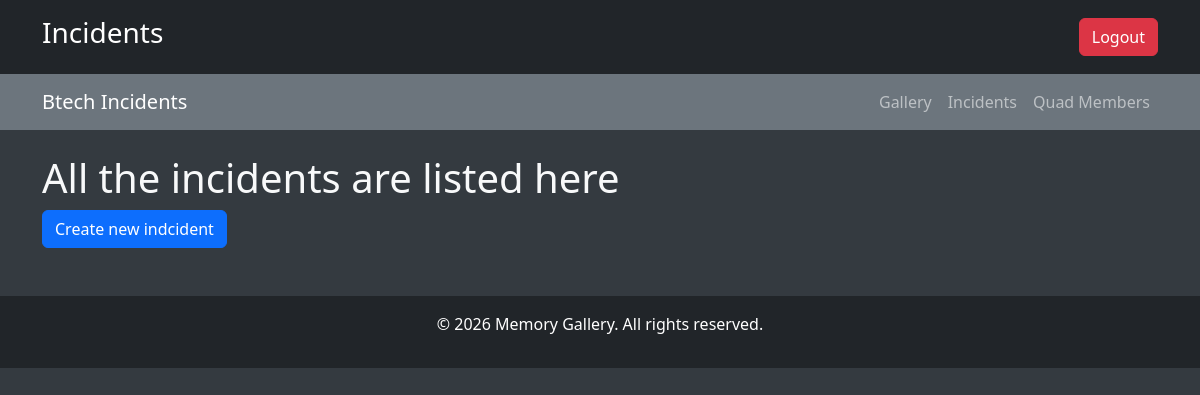
/Incidents/ (signed in), run on an earlier commit of the app's database.
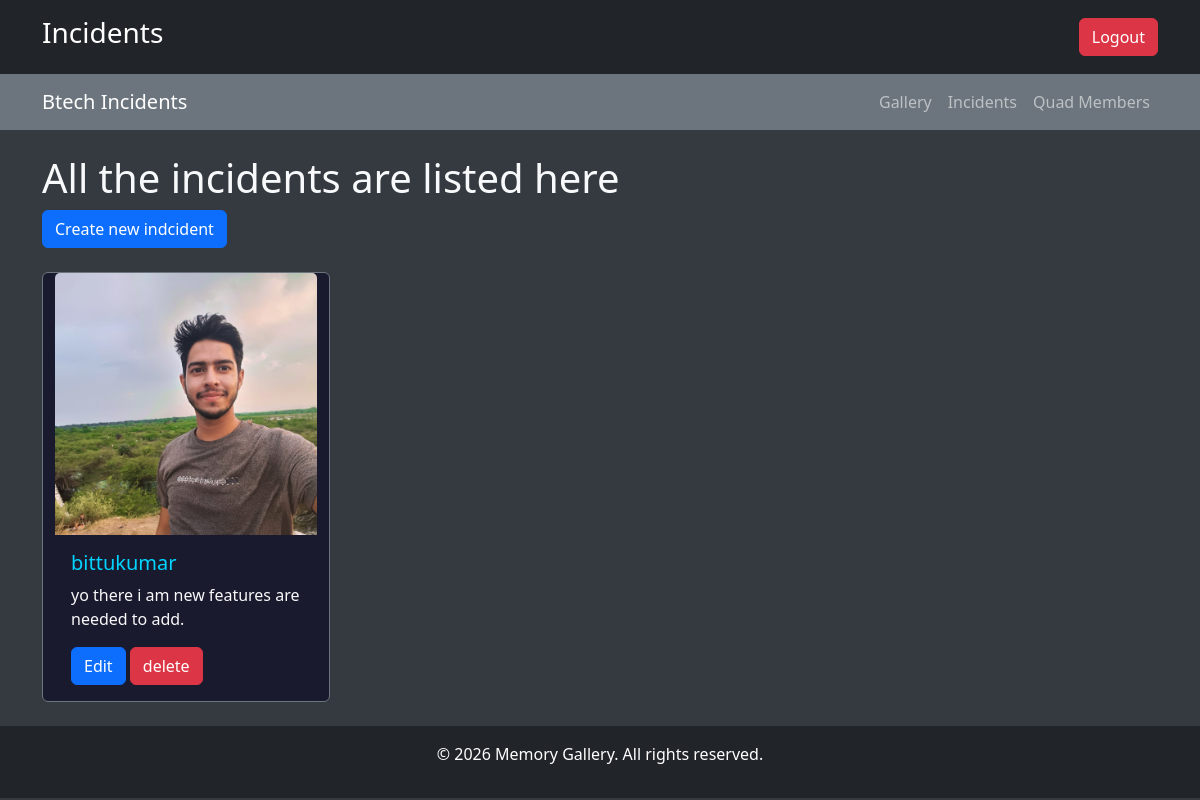
And on a later commit of the database.
### Incidents/models.py (models this page shows)
class Incident(models.Model):
    user=models.ForeignKey(User, on_delete=models.CASCADE)
    text=models.TextField(max_length=500)
    photo=models.ImageField(upload_to='photos/',blank=True,null=True)
    created_at=models.DateTimeField(auto_now_add=True)
    update_at=models.DateTimeField(auto_now=True)

### Incidents/views.py (the view)
# urls.py: path('',views.IncidentSeenHere,name='IncidentSeenHere'),
@login_required
def IncidentSeenHere(request):
    incidents=Incident.objects.all().order_by('-created_at')
    return render(request,'IncidentList.html',{'incidents':incidents})

### Incidents/templates/IncidentList.html (shortened to what this page needs)
{% extends "incidentLayout.html" %}
{% load static %}
{% block content %}
<h1>All the incidents are listed here</h1>
<a class="btn btn-primary mb-4" href="{% url 'IncidentCreated'%}">Create new indcident</a>
<div class="container row gap-3">
    {% for incident in incidents %}
    <div class="card" style="width: 18rem;">
        {% if incident.photo %}
            <img src="{{ incident.photo.url }}" class="card-img-top" alt="Incident Photo">
        {% else %}
            <img src="{% static 'images/test.jpeg' %}" class="card-img-top" alt="Default Image">
        {% endif %}
        <div class="card-body">
          <h5 class="card-title">{{incident.user.username}}</h5>
          <p class="card-text">{{incident.text}}.</p>
          {% if incident.user == user %}
          <a href="{% url 'IncidentEdited' incident.id %}" class="btn btn-primary">Edit</a>
          <a href="{% url 'IncidentDelete' incident.id %}" class="btn btn-danger">delete</a>
          {% endif %}
        </div>
      </div>
    {% endfor %}
</div>
{% endblock content %}

### templates/incidentLayout.html (shortened to what this page needs)
{% load static %}
<!DOCTYPE html>
<html lang="en">
<head>
    <link href="https://cdn.jsdelivr.net/npm/bootstrap@5.3.0/dist/css/bootstrap.min.css" rel="stylesheet">
</head>
<body>
    <header class="p-3 bg-dark text-white text-center">
        {% block header %}
            <div class="container d-flex justify-content-between align-items-center">
                <h1 class="h3">Incidents</h1>
                <div>
                    {% if user.is_authenticated %}
                        <form method="post" action="{% url 'logout' %}" class="d-inline">
                            <button type="submit" class="btn btn-danger">Logout</button>
                        </form>
                    {% else %}
                        <a href="{% url 'register'%}" class="btn btn-primary mx-2">Register</a>
                        <a href="{% url 'login'%}" class="btn btn-success mx-2">login</a>
                    {% endif %}
                </div>
            </div>
        {% endblock %}
    </header>
    <nav class="navbar navbar-expand-lg navbar-dark bg-secondary">
        <div class="container">
            <a class="navbar-brand" href="#">Btech Incidents</a>
            <div class="collapse navbar-collapse" id="navbarNav">
                <ul class="navbar-nav ms-auto">
                    <li class="nav-item"><a class="nav-link" href="{% url 'memorygallery' %}">Gallery</a></li>
                    <li class="nav-item"><a class="nav-link" href="{% url 'IncidentSeenHere'%}">Incidents</a></li>
                    <li class="nav-item"><a class="nav-link" href="{% url 'Quad' %}">Quad Members</a></li>
                </ul>
            </div>
        </div>
    </nav>
    <div class="container mt-4">
        {% block content %}
        {% endblock %}
    </div>
    <footer class="bg-dark text-white text-center py-3 mt-4">
        <p>&copy; {% now "Y" %} Memory Gallery. All rights reserved.</p>
    </footer>
</body>
</html>

### Incidents/templates/IncidentList.html (style rules this page uses)
.card { background-color: #1a1a2e !important; color: #e0e0e0; border: 1px solid #0f3460; transition: all 0.3s ease-in-out; width: 18rem; }
.card-title { color: #00d4ff; }

What changed in the data, as far as the page shows it:
added Incident: photo (picture), user.username "bittukumar", text "yo there i am new features are needed to add", shows "Edit"
